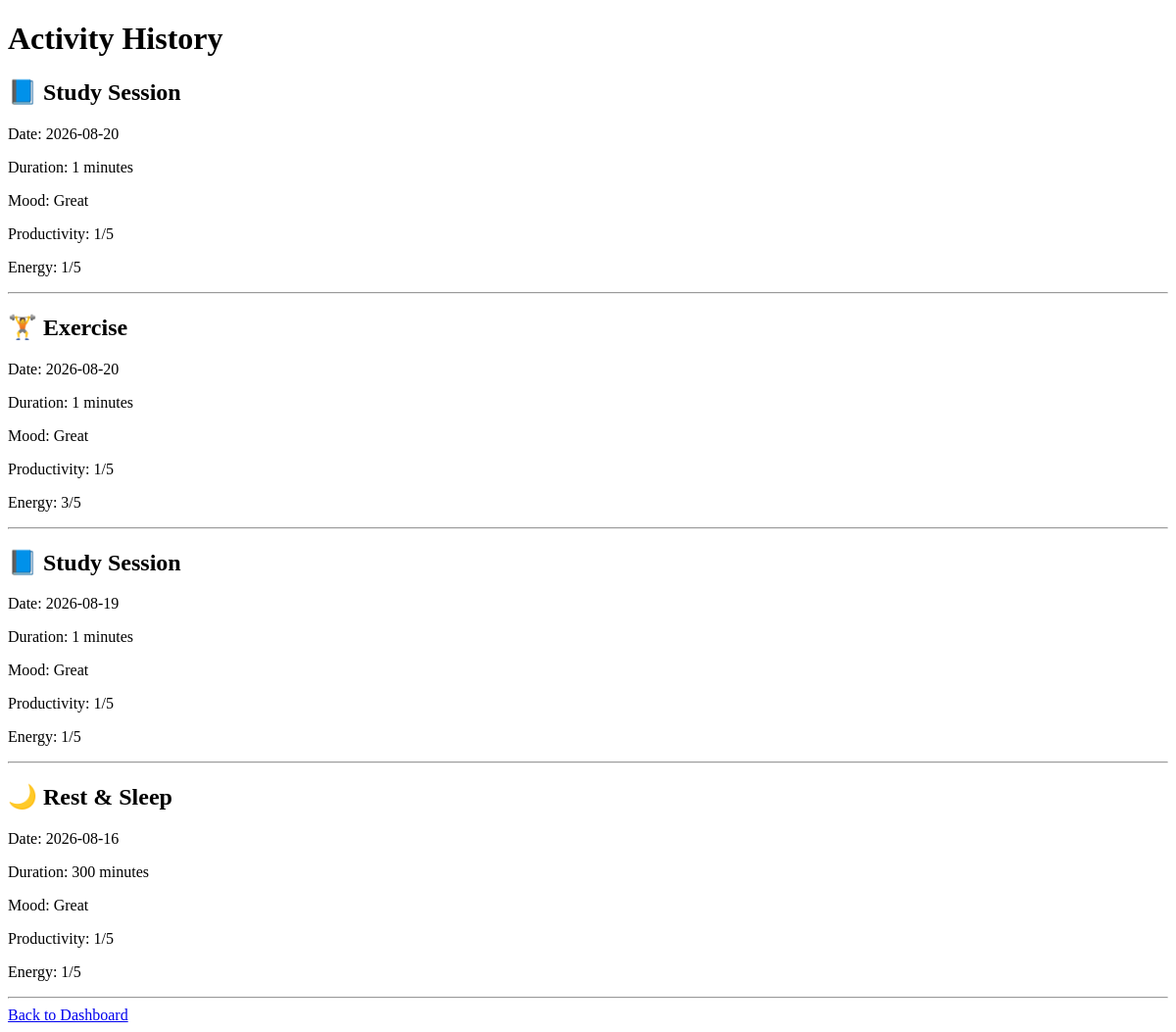
Page /history (signed in) on the earlier database version.
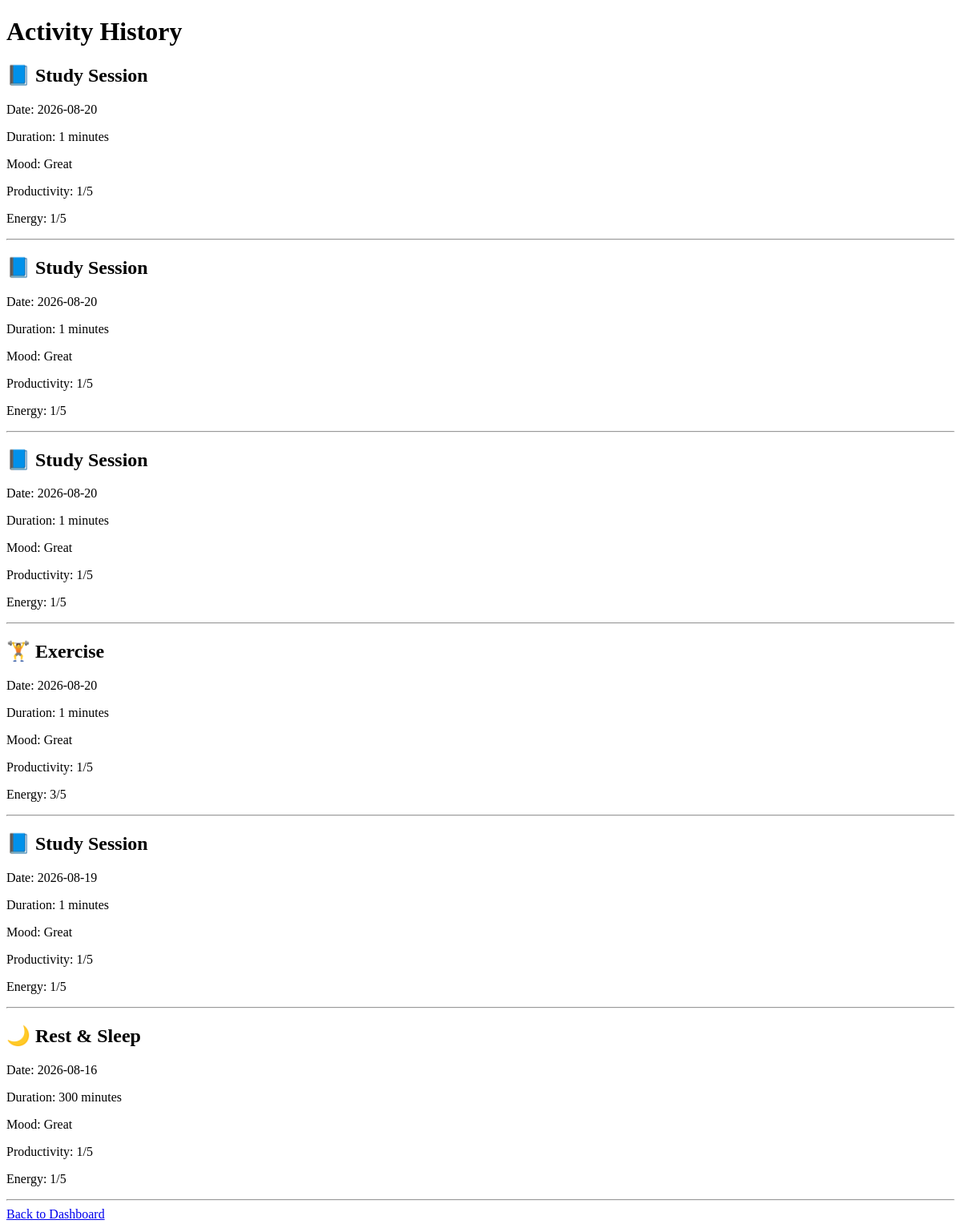
Same page on the later database version.
### tables this page shows
CREATE TABLE logs (
            id INTEGER PRIMARY KEY AUTOINCREMENT,

            user_email TEXT NOT NULL,
            action_id INTEGER NOT NULL,

            duration_minutes INTEGER NOT NULL,
            log_date TEXT NOT NULL,

            notes TEXT,
            mood TEXT,
            productivity INTEGER,
            energy INTEGER, habit_id INTEGER,

            FOREIGN KEY (user_email)
                REFERENCES users(email),

            FOREIGN KEY (action_id)
                REFERENCES actions(id)
        );

CREATE TABLE actions (
            id INTEGER PRIMARY KEY AUTOINCREMENT,
            name TEXT NOT NULL UNIQUE,
            description TEXT NOT NULL,
            icon TEXT,
            color TEXT,
            benefit_1 TEXT,
            benefit_2 TEXT,
            benefit_3 TEXT,
            default_goal_minutes INTEGER DEFAULT 60
        );

### app.py (the view)
@app.route("/history")
def history():
    if "user_email" not in session:
        return redirect(url_for("login"))
    conn = sqlite3.connect("life_tracker.db")
    logs = conn.execute(
        """
        SELECT
            logs.id,
            actions.name,
            actions.icon,
            actions.color,
            logs.duration_minutes,
            logs.log_date,
            logs.notes,
            logs.mood,
            logs.productivity,
            logs.energy
        FROM logs
        JOIN actions
            ON logs.action_id = actions.id
        WHERE logs.user_email = ?
        ORDER BY logs.log_date DESC, logs.id DESC
        """,
        (session["user_email"],)
    ).fetchall()
    conn.close()
    return render_template(
        "history.html",
        logs=logs
    )

### templates/history.html (shortened to what this page needs)
{% extends "layout.html" %}
{% block body %}
<h1>Activity History</h1>
{% if logs %}
    {% for log in logs %}
        <div>
            <h2>
                {{ log[2] }} {{ log[1] }}
            </h2>
            <p>
                Date: {{ log[5] }}
            </p>
            <p>
                Duration: {{ log[4] }} minutes
            </p>
            <p>
                Mood: {{ log[7] }}
            </p>
            <p>
                Productivity: {{ log[8] }}/5
            </p>
            <p>
                Energy: {{ log[9] }}/5
            </p>
        </div>
        <hr>
    {% endfor %}
{% else %}
    <p>You have not logged any activities yet.</p>
{% endif %}
<a href="{{ url_for('dashboard') }}">
    Back to Dashboard
</a>
{% endblock %}

### templates/layout.html (shortened to what this page needs)
<!doctype html>
<html>
<head>
</head>
<body>
  {% block body %}{% endblock %}
</body>
</html>

Differences in the rows shown:
added logs: icon "📘", name "Study Session", log_date "2026-08-20", duration_minutes "1", mood "Great", productivity "1", energy "1"
added logs: icon "📘", name "Study Session", log_date "2026-08-20", duration_minutes "1", mood "Great", productivity "1", energy "1"
